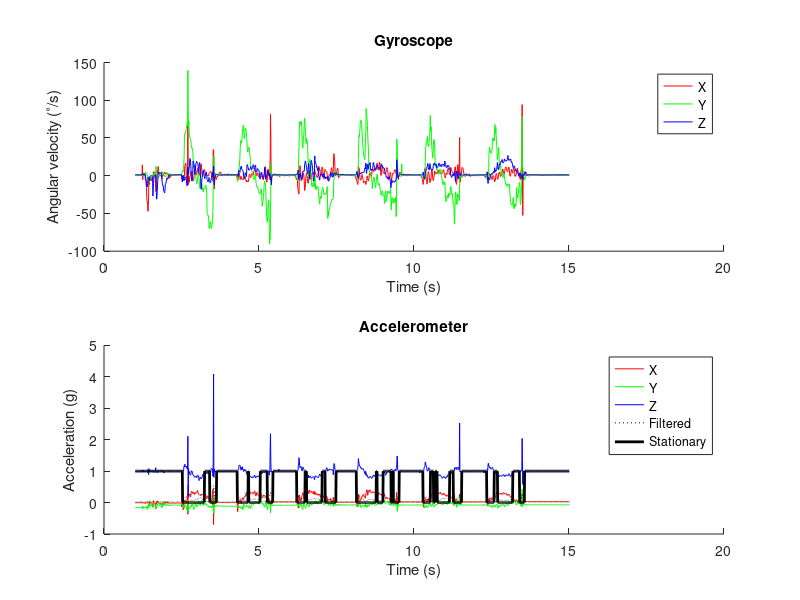

MATLAB code to generate this figure: (Note: this script raises an error after producing the figure.)
%%
clear;
close all;
clc;
addpath('Quaternions');
addpath('ximu_matlab_library');

%%
datatmp = importdata('output.txt');
t0 = datatmp(1,1);
datatmp(:,1) = datatmp(:,1) - t0;


time = datatmp(:,1)/1e6;
accX = datatmp(:,2);
accY = datatmp(:,3);
accZ = datatmp(:,4);
gyrX = datatmp(:,5);
gyrY = datatmp(:,6);
gyrZ = datatmp(:,7);

samplePeriod = 1/100;
startTime = 1;
stopTime = 15;

clear t0 datatmp ans
%%
% -------------------------------------------------------------------------
% Select dataset (comment in/out)

% filePath = 'Datasets/straightLine';
% startTime = 6;
% stopTime = 26;

% filePath = 'Datasets/stairsAndCorridor';
% startTime = 5;
% stopTime = 53;

% filePath = 'Datasets/spiralStairs';
% startTime = 4;
% stopTime = 47;

% -------------------------------------------------------------------------
% Import data

% samplePeriod = 1/256;
% xIMUdata = xIMUdataClass(filePath, 'InertialMagneticSampleRate', 1/samplePeriod);
% time = xIMUdata.CalInertialAndMagneticData.Time;
% gyrX = xIMUdata.CalInertialAndMagneticData.Gyroscope.X;
% gyrY = xIMUdata.CalInertialAndMagneticData.Gyroscope.Y;
% gyrZ = xIMUdata.CalInertialAndMagneticData.Gyroscope.Z;
% accX = xIMUdata.CalInertialAndMagneticData.Accelerometer.X;
% accY = xIMUdata.CalInertialAndMagneticData.Accelerometer.Y;
% accZ = xIMUdata.CalInertialAndMagneticData.Accelerometer.Z;
% clear('xIMUdata');

% -------------------------------------------------------------------------
% Manually frame data

% startTime = 0;
% stopTime = 10;

indexSel = find(sign(time-startTime)+1, 1) : find(sign(time-stopTime)+1, 1);
time = time(indexSel);
gyrX = gyrX(indexSel, :);
gyrY = gyrY(indexSel, :);
gyrZ = gyrZ(indexSel, :);
accX = accX(indexSel, :);
accY = accY(indexSel, :);
accZ = accZ(indexSel, :);

% -------------------------------------------------------------------------
% Detect stationary periods

% Compute accelerometer magnitude
acc_mag = sqrt(accX.*accX + accY.*accY + accZ.*accZ);

% HP filter accelerometer data
filtCutOff = 0.001;
[b, a] = butter(1, (2*filtCutOff)/(1/samplePeriod), 'high');
acc_magFilt = filtfilt(b, a, acc_mag);

% Compute absolute value
acc_magFilt = abs(acc_magFilt);

% LP filter accelerometer data
filtCutOff = 5;
[b, a] = butter(1, (2*filtCutOff)/(1/samplePeriod), 'low');
acc_magFilt = filtfilt(b, a, acc_magFilt);

% Threshold detection
stationary = acc_magFilt < 0.05;

% -------------------------------------------------------------------------
% Plot data raw sensor data and stationary periods

figure('Position', [9 39 900 600], 'NumberTitle', 'off', 'Name', 'Sensor Data');
ax(1) = subplot(2,1,1);
    hold on;
    plot(time, gyrX, 'r');
    plot(time, gyrY, 'g');
    plot(time, gyrZ, 'b');
    title('Gyroscope');
    xlabel('Time (s)');
    ylabel('Angular velocity (^\circ/s)');
    legend('X', 'Y', 'Z');
    hold off;
ax(2) = subplot(2,1,2);
    hold on;
    plot(time, accX, 'r');
    plot(time, accY, 'g');
    plot(time, accZ, 'b');
    plot(time, acc_magFilt, ':k');
    plot(time, stationary, 'k', 'LineWidth', 2);
    title('Accelerometer');
    xlabel('Time (s)');
    ylabel('Acceleration (g)');
    legend('X', 'Y', 'Z', 'Filtered', 'Stationary');
    hold off;
linkaxes(ax,'x');

% -------------------------------------------------------------------------
% Compute orientation

quat = zeros(length(time), 4);
AHRSalgorithm = AHRS('SamplePeriod', 1/256, 'Kp', 1, 'KpInit', 1);

% Initial convergence
initPeriod = 2;
indexSel = 1 : find(sign(time-(time(1)+initPeriod))+1, 1);
for i = 1:2000
    AHRSalgorithm.UpdateIMU([0 0 0], [mean(accX(indexSel)) mean(accY(indexSel)) mean(accZ(indexSel))]);
end

% For all data
for t = 1:length(time)
    if(stationary(t))
        AHRSalgorithm.Kp = 0.5;
    else
        AHRSalgorithm.Kp = 0;
    end
    AHRSalgorithm.UpdateIMU(deg2rad([gyrX(t) gyrY(t) gyrZ(t)]), [accX(t) accY(t) accZ(t)]);
    quat(t,:) = AHRSalgorithm.Quaternion;
end

% -------------------------------------------------------------------------
% Compute translational accelerations

% Rotate body accelerations to Earth frame
acc = quaternRotate([accX accY accZ], quaternConj(quat));

% % Remove gravity from measurements
% acc = acc - [zeros(length(time), 2) ones(length(time), 1)];     % unnecessary due to velocity integral drift compensation

% Convert acceleration measurements to m/s/s
acc = acc * 9.81;

% Plot translational accelerations
figure('Position', [9 39 900 300], 'NumberTitle', 'off', 'Name', 'Accelerations');
hold on;
plot(time, acc(:,1), 'r');
plot(time, acc(:,2), 'g');
plot(time, acc(:,3), 'b');
title('Acceleration');
xlabel('Time (s)');
ylabel('Acceleration (m/s/s)');
legend('X', 'Y', 'Z');
hold off;

% -------------------------------------------------------------------------
% Compute translational velocities

acc(:,3) = acc(:,3) - 9.81;

% Integrate acceleration to yield velocity
vel = zeros(size(acc));
for t = 2:length(vel)
    vel(t,:) = vel(t-1,:) + acc(t,:) * samplePeriod;
    if(stationary(t) == 1)
        vel(t,:) = [0 0 0];     % force zero velocity when foot stationary
    end
end


% Compute integral drift during non-stationary periods
velDrift = zeros(size(vel));
stationaryStart = find([0; diff(stationary)] == -1);
stationaryEnd = find([0; diff(stationary)] == 1);
for i = 1:numel(stationaryEnd)
    driftRate = vel(stationaryEnd(i)-1, :) / (stationaryEnd(i) - stationaryStart(i));
    enum = 1:(stationaryEnd(i) - stationaryStart(i));
    drift = [enum'*driftRate(1) enum'*driftRate(2) enum'*driftRate(3)];
    velDrift(stationaryStart(i):stationaryEnd(i)-1, :) = drift;
end

% Remove integral drift
vel = vel - velDrift;

% Plot translational velocity
figure('Position', [9 39 900 300], 'NumberTitle', 'off', 'Name', 'Velocity');
hold on;
plot(time, vel(:,1), 'r');
plot(time, vel(:,2), 'g');
plot(time, vel(:,3), 'b');
title('Velocity');
xlabel('Time (s)');
ylabel('Velocity (m/s)');
legend('X', 'Y', 'Z');
hold off;

% -------------------------------------------------------------------------
% Compute translational position

% Integrate velocity to yield position
pos = zeros(size(vel));
for t = 2:length(pos)
    pos(t,:) = pos(t-1,:) + vel(t,:) * samplePeriod;    % integrate velocity to yield position
end

% Plot translational position
figure('Position', [9 39 900 600], 'NumberTitle', 'off', 'Name', 'Position');
hold on;
plot(time, pos(:,1), 'r');
plot(time, pos(:,2), 'g');
plot(time, pos(:,3), 'b');
title('Position');
xlabel('Time (s)');
ylabel('Position (m)');
legend('X', 'Y', 'Z');
hold off;

% -------------------------------------------------------------------------
% Plot 3D foot trajectory

% % Remove stationary periods from data to plot
% posPlot = pos(find(~stationary), :);
% quatPlot = quat(find(~stationary), :);
posPlot = pos;
quatPlot = quat;

% Extend final sample to delay end of animation
extraTime = 20;
onesVector = ones(extraTime*(1/samplePeriod), 1);
posPlot = [posPlot; [posPlot(end, 1)*onesVector, posPlot(end, 2)*onesVector, posPlot(end, 3)*onesVector]];
quatPlot = [quatPlot; [quatPlot(end, 1)*onesVector, quatPlot(end, 2)*onesVector, quatPlot(end, 3)*onesVector, quatPlot(end, 4)*onesVector]];

% Create 6 DOF animation
SamplePlotFreq = 4;
Spin = 120;
SixDofAnimation(posPlot, quatern2rotMat(quatPlot), ...
                'SamplePlotFreq', SamplePlotFreq, 'Trail', 'All', ...
                'Position', [9 39 1280 768], 'View', [(100:(Spin/(length(posPlot)-1)):(100+Spin))', 10*ones(length(posPlot), 1)], ...
                'AxisLength', 0.1, 'ShowArrowHead', false, ...
                'Xlabel', 'X (m)', 'Ylabel', 'Y (m)', 'Zlabel', 'Z (m)', 'ShowLegend', false, ...
                'CreateAVI', false, 'AVIfileNameEnum', false, 'AVIfps', ((1/samplePeriod) / SamplePlotFreq));
